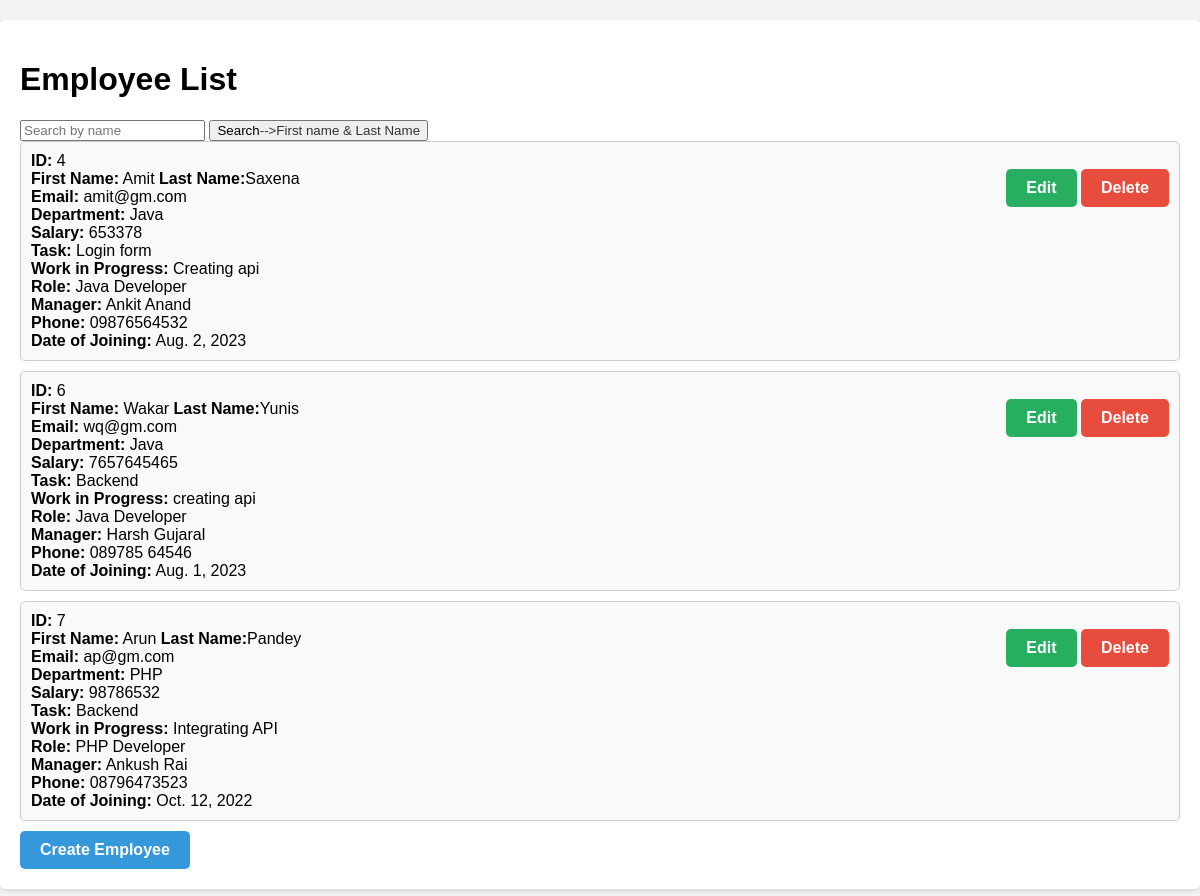
/employees/, run on the app's committed database.
### ems_app/models.py (models this page shows, shortened)
class Employee(models.Model):
    employee_id = models.AutoField(primary_key=True)
    first_name = models.CharField(max_length=100)
    last_name = models.CharField(max_length=100)
    email = models.EmailField(unique=True)
    department = models.CharField(max_length=100)
    salary = models.IntegerField(default=0)
    task = models.CharField(max_length=100)
    workinprog = models.CharField(max_length=100)
    role = models.CharField(max_length=100)
    manager = models.CharField(max_length=100)
    phone = PhoneNumberField(blank=True)
    hire_date = models.DateField()

### ems_app/views.py (the view)
# urls.py: path('employees/', EmployeeListView.as_view(), name='employee-list'),
class EmployeeListView(View):
    template_name = 'ems_app/employee_list.html'
    def get(self, request):
        try:
            search_query = request.GET.get('q', '')  # Get the search query from the URL parameters
            with connection.cursor() as cursor:
                if search_query:
                    query = "SELECT * FROM ems_app_employee WHERE first_name LIKE %s OR last_name LIKE %s"
                    cursor.execute(query, ['%' + search_query + '%', '%' + search_query + '%'])
                else:
                    cursor.execute("SELECT * FROM ems_app_employee")
                employees = dictfetchall(cursor)
            return render(request, self.template_name, {'employees': employees, 'search_query': search_query})
        except Exception as e:
            messages.error(request, 'An error occurred while loading the form.')
            return render(request,  {'error_message': str(e)})

### ems_app/views.py (called while the page is built)
def dictfetchall(cursor):
    columns = [col[0] for col in cursor.description]
    return [dict(zip(columns, row)) for row in cursor.fetchall()]

### templates/ems_app/employee_list.html (shortened to what this page needs)
<!DOCTYPE html>
<html>
<head>
</head>
<body>
    <div class="container">
        <h1>Employee List</h1>
        <form method="get">
            <input type="text" name="q" placeholder="Search by name" value="{{ search_query }}">
            <button type="submit">Search<a>-->First name & Last Name</a></button>
        </form>
        <div class="employee-list">
            {% for employee in employees %}
                <div class="employee">
                    <div class="employee-details">
                        <div>
                            <strong>ID:</strong> {{ employee.employee_id }}<br>
                            <strong>First Name:</strong> {{ employee.first_name }} <strong>Last Name:</strong>{{ employee.last_name }}<br>
                            <strong>Email:</strong> {{ employee.email }}<br>
                            <strong>Department:</strong> {{ employee.department }}<br>
                        </div>
                        <div class="employee-actions">
                            <a href="{% url 'employee-edit' employee.employee_id %}" class="custom-button edit-button">Edit</a>
                            <a href="{% url 'employee-delete' employee.employee_id %}" class="custom-button delete-button"
                               onclick="return confirm('Are you sure you want to delete this employee?')">Delete</a>
                        </div>
                    </div>
                    <div>
                        <strong>Salary:</strong> {{ employee.salary }}<br>
                        <strong>Task:</strong> {{ employee.task }}<br>
                        <strong>Work in Progress:</strong> {{ employee.workinprog }}<br>
                        <strong>Role:</strong> {{ employee.role }}<br>
                        <strong>Manager:</strong> {{ employee.manager }}<br>
                        <strong>Phone:</strong> {{ employee.phone }}<br>
                        <strong>Date of Joining:</strong> {{ employee.hire_date }}<br>
                    </div>
                </div>
            {% endfor %}
    <div class="button-container">
        <a href="{% url 'employee-create' %}" class="custom-button">Create Employee</a>
    </div>
</body>
</html>

### templates/ems_app/employee_list.html (style rules this page uses)
body { font-family: Arial, sans-serif; background-color: #f2f2f2; margin: 0; padding: 0; }
.container { max-width: 1400px; margin: 20px auto; padding: 20px; background-color: #fff; border-radius: 5px; box-shadow: 0 2px 5px rgba(0, 0, 0, 0.1); }
.employee { border: 1px solid #ccc; padding: 10px; margin-bottom: 10px; background-color: #f9f9f9; border-radius: 5px; }
.employee-details { display: flex; justify-content: space-between; align-items: center; }
a { text-decoration: none; color: #333; }
.custom-button { display: inline-block; padding: 10px 20px; font-size: 16px; font-weight: bold; text-align: center; text-decoration: none; background-color: #3498db; color: #ffffff; border: none; border-radius: 5px; cursor: pointer; transition: background-color 0.3s; }
.edit-button { background-color: #27ae60; }
.delete-button { background-color: #e74c3c; }

### data on the page
Employee: employee_id "4", first_name "Amit", last_name "Saxena", email "amit@gm.com", department "Java", salary "653378", task "Login form", workinprog "Creating api", role "Java Developer", manager "Ankit Anand", phone "09876564532", hire_date "Aug. 2, 2023"
Employee: employee_id "6", first_name "Wakar", last_name "Yunis", email "wq@gm.com", department "Java", salary "7657645465", task "Backend", workinprog "creating api", role "Java Developer", manager "Harsh Gujaral", phone "089785 64546", hire_date "Aug. 1, 2023"
Employee: employee_id "7", first_name "Arun", last_name "Pandey", email "ap@gm.com", department "PHP", salary "98786532", task "Backend", workinprog "Integrating API", role "PHP Developer", manager "Ankush Rai", phone "08796473523", hire_date "Oct. 12, 2022"
